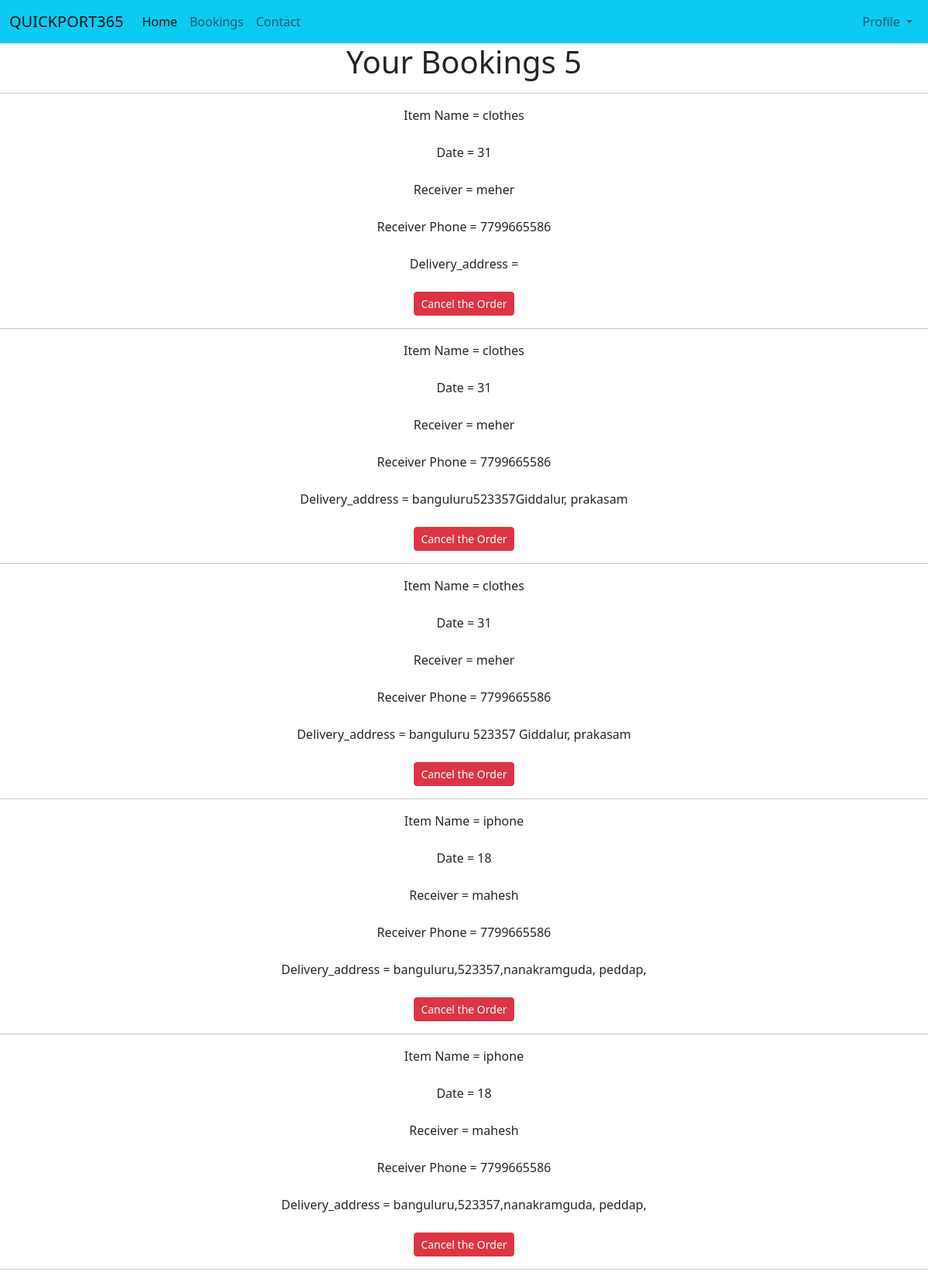
/bookings (signed in), run on an earlier commit of the app's database.
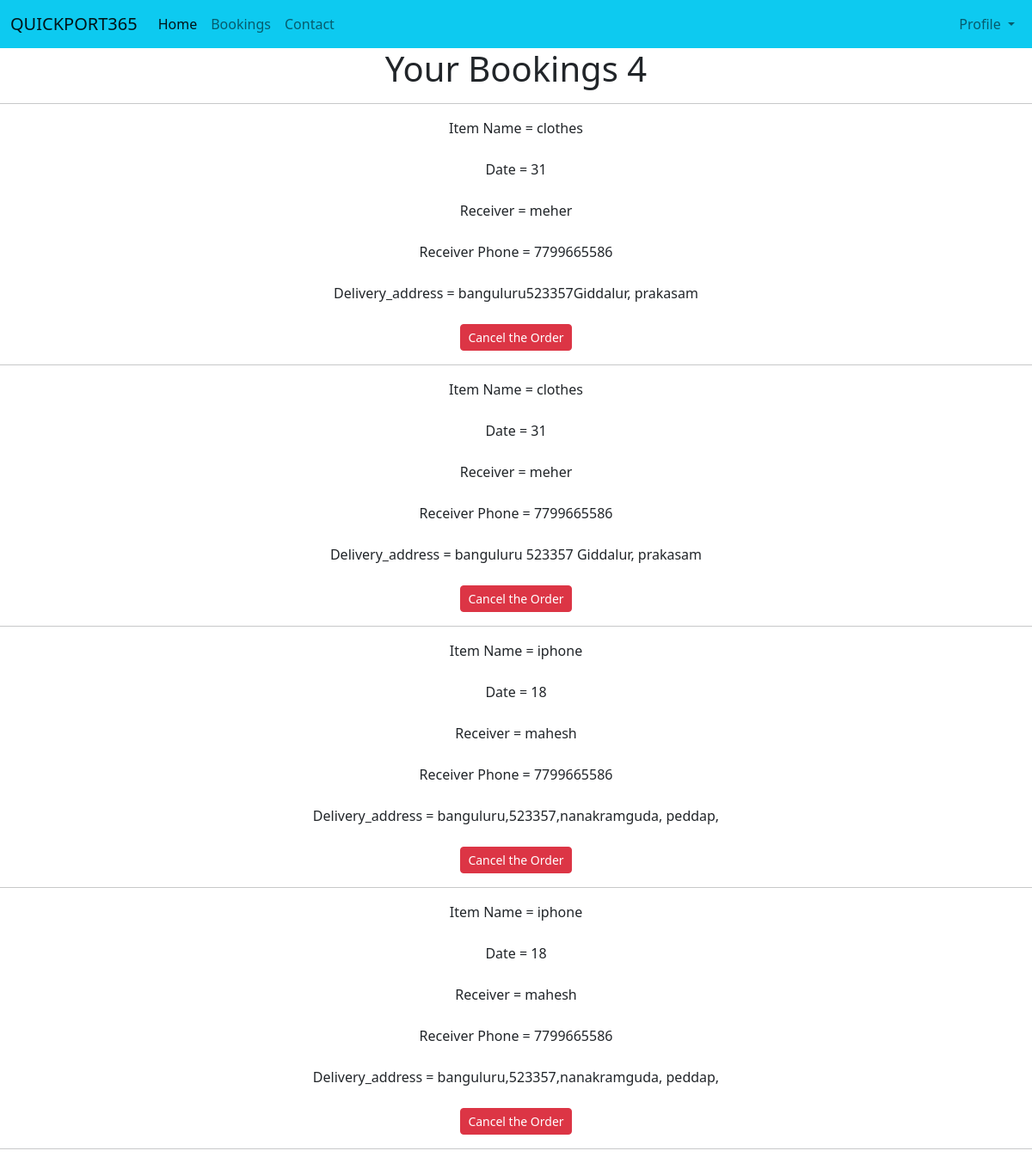
And on a later commit of the database.
### tables this page shows
CREATE TABLE orderdetails (id INTEGER PRIMARY KEY AUTOINCREMENT, user text, itemname text, itemweight text,date text, receiver text, receiver_phone text, service text, price text, delivery_address text, originpin text destinationpin, destinationpin text);

### app.py (the view)
@app.route('/bookings')
def user_bookings():
    if session.get('user'):
        user = session['user']
    else:
        flash('Login to continue')
        return redirect('/login')
    with sqlite3.connect('database.db') as con:
        con.row_factory = sqlite3.Row
        cur = con.execute('select * from orderdetails where user=?', (user,))
        rows = cur.fetchall()
        print(rows)
    return render_template('bookings.html', rows=rows, total=len(rows))

### templates/bookings.html (shortened to what this page needs)
{% extends 'base.html' %}
{% block content %}
<head>
</head>
<body>
<center>
<h1>Your Bookings  {{total}}</h1><hr>
{% for order in rows %}
Item Name = {{order.itemname}}<br><br>
Date = {{order.date}}<br><br>
Receiver = {{order.receiver}}<br><br>
Receiver Phone = {{order.receiver_phone}}<br><br>
    Delivery_address = {{order.delivery_address}}<br><br>
<a href="/cancel/{{order.id}}" class="btn btn-danger btn-sm">Cancel the Order</a><hr>
{% endfor %}</center>
</body>
</body>
</html>
{% endblock %}

### templates/base.html (shortened to what this page needs)
<head>
    <link href="https://cdn.jsdelivr.net/npm/bootstrap@5.2.3/dist/css/bootstrap.min.css" rel="stylesheet"
>
</head>
<body>
<nav class="navbar navbar-expand-lg bg-info">
    <div class="container-fluid">
        <a class="navbar-brand" href="/">QUICKPORT365</a>
        <div class="collapse navbar-collapse" id="navbarNavDropdown">
            <ul class="navbar-nav">
                {% if superuser != True %}
                <li class="nav-item">
                    <a class="nav-link active" aria-current="page" href="/">Home</a>
                </li>
                <li class="nav-item">
                    <a class="nav-link" href="/bookings">Bookings</a>
                </li>
                <li class="nav-item">
                    <a class="nav-link" href="/contact">Contact</a>
                </li>
                {% endif %}
            </ul>
        </div>
        <ul class="nav navbar-nav navbar-right">
            {% if user==None %}
            </li>
            <a class="nav-link " href="/register">Signup</a></li>
            </li>
            <a class="nav-link" href="/login">Login</a></li>
            {% else %}
            <li class="nav-item dropdown">
                <a class="nav-link dropdown-toggle" href="#" role="button" data-bs-toggle="dropdown"
                   aria-expanded="false">
                    Profile
                </a>
                {% endif %}
        </ul>
    </div>
</nav>
</body>
</html>
{% block content %}
{% endblock %}

What changed in the data, as far as the page shows it:
removed orderdetails: itemname "clothes", date "31", receiver "meher", receiver_phone "7799665586"
Also different on the page:
{{ total }}: "5" → "4"
